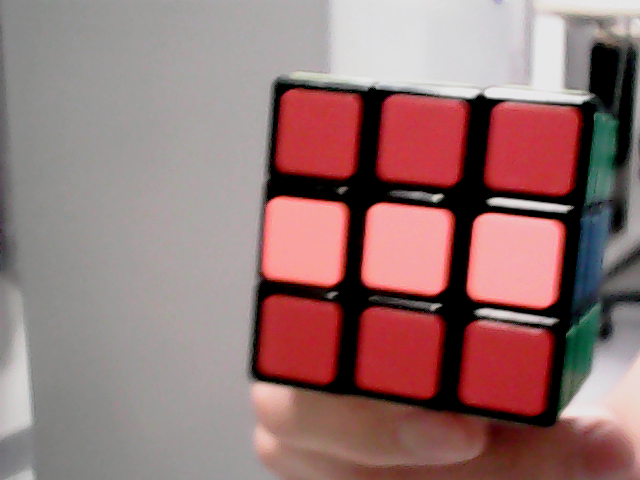
#> input picture Cooperative mechanical grippers/temp_camera/camera_frame_oriB.png, 640 x 480 px, given in place of camera_frame_oriU.png, which was not available
$ python main.py
#> lines starting #> are read from the running program, lines starting #| are printed output that depends on the picture; after the words box and inside, x2 and y2 are one past the last pixel; in counts of white or black regions, pixels touching at a corner belong together; pictures that were not available may be replaced by others from this repository, and a replacement may not be noted
#> further down, imageU is the input picture: shape (480, 640, 3); mean B, G, R 116.6, 117.3, 149.4
### Cooperative mechanical grippers/findColors.py
import cv2
import math
import numpy as np
from utils import *
import time


# 调参，进程膨胀处理
def operate(img):
    # Process a bgr image to binary
    # kernel = np.ones((3,3),np.uint8) this is an alternative way to create kernel
    # 改变图像的颜色空间，该函数形式为：
    # cv2.cvtColor(frame,cv2.COLOR_BGR2RGB);
    # frame为要进行处理的图片;cv2.COLOR_BGR2RGB为要进行的色彩转换方式
    # cv2.COLOR_BGR2GRAY转换为灰度图
    gray = cv2.cvtColor(img, cv2.COLOR_BGR2GRAY)  # Corresponding grayscale image to the input
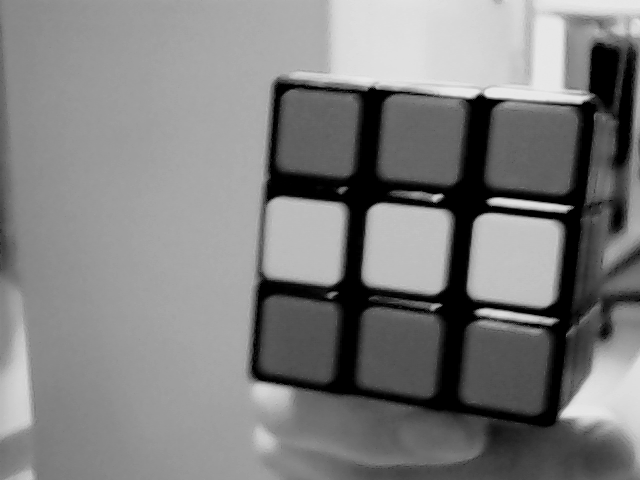
#> gray: shape (480, 640); min 0, max 232, mean 126.9
    # cv2.adaptiveThreshold是一个用于二值化图像的函数，使用自适应阈值来转换图像
    # adaptiveThreshold(src,dst,maxValue,adaptiveMethod,thresholdType,blockSize, C);
    # （输入图像，阈值最大值，自适应阈值算法类型，阈值操作的类型，窗口的大小-只能为奇数，自适应阈值算法得到平均值或加权平均值后再减的常数值）
    # 自适应阈值算法类型：0为ADAPTIVE_THRESH_MEAN_C（均值法获取阈值），1为ADAPTIVE_THRESH_GAUSSIAN_C（高斯窗加权和获取阈值）
    # 1为THRESH_BINARY_INV（反向二值化）
    binary = cv2.adaptiveThreshold(gray, 255, cv2.ADAPTIVE_THRESH_MEAN_C, cv2.THRESH_BINARY_INV, 11, 2)
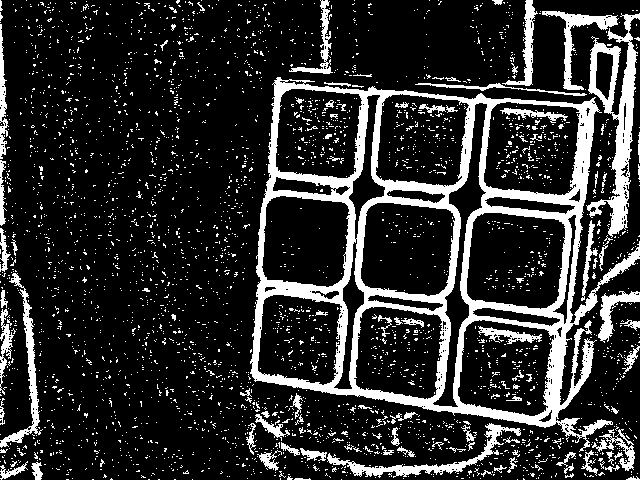
#> binary: shape (480, 640); 17.7% white; 3284 white regions (3179 under 20 px), largest, box (x1, y1, x2, y2) and area: (250, 77, 640, 452) 27704, (586, 13, 640, 238) 3901, (327, 423, 521, 478) 1583
    # cv2.getStructuringElement(shape， size) 构造形态学的核
    # shape：代表形状类型-cv2. MORPH_ELLIPSE：椭圆形结构元素；size：代表形状元素的大小3x3
    kernel = cv2.getStructuringElement(cv2.MORPH_ELLIPSE, (3, 3))
    # cv2.medianBlur（src,k-size）中值滤波函数，k-size为滤波核的大小，为比1大的奇数
    binary_blurred = cv2.medianBlur(binary, 7)
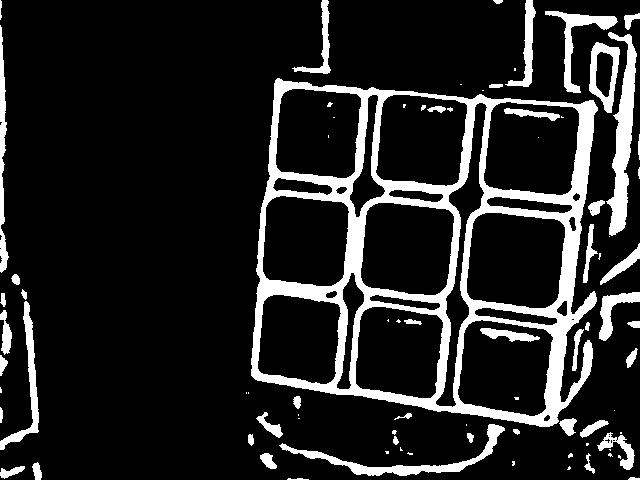
#> binary_blurred: shape (480, 640); 14.3% white; 84 white regions (35 under 20 px), largest, box (x1, y1, x2, y2) and area: (251, 78, 598, 427) 27540, (606, 32, 637, 236) 2716, (279, 424, 505, 476) 1791
    # binary_erosion = cv2.erode(binary_blurred, kernel, iterations=1)
    # binary_blurred = binary_erosion
    # cv2.dilate(img, kernel, iteration)，kernel即膨胀操作的内核，iteration为膨胀次数
    binary_dilated = cv2.dilate(binary_blurred, kernel, iterations=3)  # 将膨胀操作进行很多次
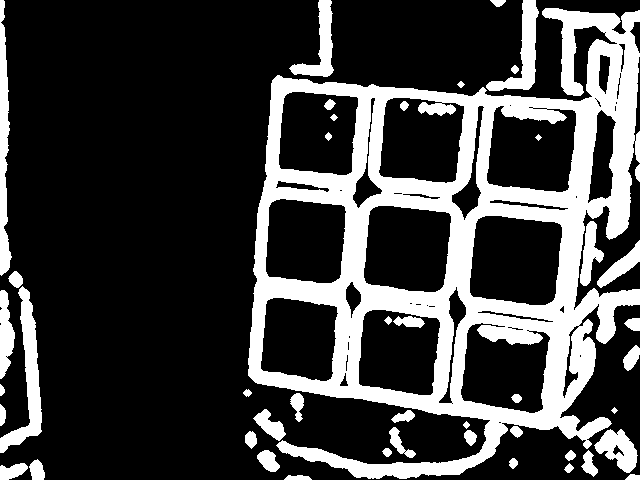
#> binary_dilated: shape (480, 640); 25.2% white; 46 white regions, largest, box (x1, y1, x2, y2) and area: (248, 8, 640, 479) 62058, (0, 286, 42, 453) 2258, (0, 0, 12, 276) 1954
    # [8 lines of commented-out code are left out]
    import time
    cv2.imwrite('temp_camera_colors/{}.jpg'.format(time.time()), binary_dilated)

    binary_inv = 255 - binary_dilated
#> binary_inv: shape (480, 640); 74.8% white; 46 black regions

    return binary_inv


# 调参，进行矩阵筛选
def approx_is_square(approx, SIDE_VS_SIDE_THRESHOLD=0.70, ANGLE_THRESHOLD=30, ROTATE_THRESHOLD=30):
    """
    Rules
    - there must be four corners
    - all four lines must be roughly the same length
    - all four corners must be roughly 90 degrees
    - AB and CD must be horizontal lines
    - AC and BC must be vertical lines
    SIDE_VS_SIDE_THRESHOLD
        If this is 1 then all 4 sides must be the exact same length.  If it is
        less than one that all sides must be within the percentage length of
        the longest side.
        A ---- B
        |      |
        |      |
        C ---- D
    """

    # assert断言，判断语句是否为FALSE，若是，则触发异常
    assert SIDE_VS_SIDE_THRESHOLD >= 0 and SIDE_VS_SIDE_THRESHOLD <= 1, "SIDE_VS_SIDE_THRESHOLD must be between 0 and 1"
    assert ANGLE_THRESHOLD >= 0 and ANGLE_THRESHOLD <= 90, "ANGLE_THRESHOLD must be between 0 and 90"

    # There must be four corners[]
    if len(approx) != 4:
        return False

    # Find the four corners
    (A, B, C, D) = sort_corners(tuple(approx[0][0]),
                                tuple(approx[1][0]),
                                tuple(approx[2][0]),
                                tuple(approx[3][0]))

    # Find the lengths of all four sides
    AB = pixel_distance(A, B)
    AC = pixel_distance(A, C)
    DB = pixel_distance(D, B)
    DC = pixel_distance(D, C)
    distances = (AB, AC, DB, DC)
    max_distance = max(distances)
    cutoff = int(max_distance * SIDE_VS_SIDE_THRESHOLD)
    # print(distances)
    # 除了控制矩形的比例，还可以控制长度
    min_length = 40
    max_length = 200

    # If any side is much smaller than the longest side, return False
    for distance in distances:
        if distance < cutoff:
            return False
        elif distance > max_length or distance < min_length:
            return False

    return True


def sort_corners(corner1, corner2, corner3, corner4):
    """
    Sort the corners such that
    - A is top left
    - B is top right
    - C is bottom left
    - D is bottom right
    Return an (A, B, C, D) tuple
    """
    results = []
    corners = (corner1, corner2, corner3, corner4)

    min_x = None
    max_x = None
    min_y = None
    max_y = None

    for (x, y) in corners:
        if min_x is None or x < min_x:
            min_x = x

        if max_x is None or x > max_x:
            max_x = x

        if min_y is None or y < min_y:
            min_y = y

        if max_y is None or y > max_y:
            max_y = y

    # top left
    top_left = None
    top_left_distance = None
    for (x, y) in corners:
        # 像素距离
        distance = pixel_distance((min_x, min_y), (x, y))
        if top_left_distance is None or distance < top_left_distance:
            top_left = (x, y)
            top_left_distance = distance

    results.append(top_left)

    # top right
    top_right = None
    top_right_distance = None

    for (x, y) in corners:
        if (x, y) in results:
            continue

        distance = pixel_distance((max_x, min_y), (x, y))
        if top_right_distance is None or distance < top_right_distance:
            top_right = (x, y)
            top_right_distance = distance
    results.append(top_right)

    # bottom left
    bottom_left = None
    bottom_left_distance = None

    for (x, y) in corners:
        if (x, y) in results:
            continue

        distance = pixel_distance((min_x, max_y), (x, y))

        if bottom_left_distance is None or distance < bottom_left_distance:
            bottom_left = (x, y)
            bottom_left_distance = distance
    results.append(bottom_left)

    # bottom right
    bottom_right = None
    bottom_right_distance = None

    for (x, y) in corners:
        if (x, y) in results:
            continue

        distance = pixel_distance((max_x, max_y), (x, y))

        if bottom_right_distance is None or distance < bottom_right_distance:
            bottom_right = (x, y)
            bottom_right_distance = distance
    results.append(bottom_right)

    return results


def pixel_distance(A, B):
    """
    Pythagrian therom to find the distance between two pixels
    """
    (col_A, row_A) = A
    (col_B, row_B) = B

    return (math.sqrt(math.pow(col_B - col_A, 2) + math.pow(row_B - row_A, 2)) + 0)


def sort_x(n,k,siu):
    """
    sort z first
    """
    siuu = []
    for i in range(n):
        for j in range(n):
            if siu[i+k][0][0] <= siu[j+k][0][0]:
                siuu = siu[i+k]
                siu[i+k] = siu[j+k]
                siu[j+k] = siuu
    return siu


def sort_y(n,k,siu):
    """
    then sort y by three
    """
    siuu = []
    for i in range(n):
        for j in range(n):
            if siu[i+k][0][1] <= siu[j+k][0][1]:
                siuu = siu[i+k]
                siu[i+k] = siu[j+k]
                siu[j+k] = siuu
    return siu


def sort_cube(siu, n):
    """
    sort cube base on (z,y)
    """
    if n == 9:
        siu = sort_y(n, 0, siu)
        siu = sort_x(3, 0, siu)
        siu = sort_x(3, 3, siu)
        siu = sort_x(3, 6, siu)
    else:
        siu = siu

    return siu


def findColors(image):
    # 将 3 通道 BGR 彩色图像分离为 B、G、R 单通道图像
    # b, g, r = cv2.split(image)
    img = image.copy()
    recnum = 0
    # row*col二维列表创建 list[[0,0]...9[0,0]]
    cords = [[0 for col in range(2)] for row in range(9)]
    # 得到处理后的图像（灰度、二值化、滤波、膨胀）
    dilation = operate(image)
    # contours,hierarchy = cv2.findContours(contour,TREE,SIMPLE)轮廓提取
    # （带有轮廓信息的图像；输出轮廓中只有外侧轮廓信息；压缩水平方向、垂直方向、对角线方向的元素，只保留该方向的终点坐标）
    # contours：list结构，列表中每个元素代表一个边沿信息；每个元素是(z,1,2)的三维向量，x表示该条边沿里共有多少个像素点，第三维的那个“2”表示每个点的横、纵坐标
    contours, hierarchy = cv2.findContours(dilation, cv2.RETR_EXTERNAL, cv2.CHAIN_APPROX_SIMPLE)
#> contours = 45 contours, 21 with area under 20; largest, box (x1, y1, x2, y2) and area: (0, 0, 640, 480) 169413, (470, 216, 562, 305) 6910, (364, 206, 451, 292) 6306, (379, 98, 464, 183) 5962, (266, 199, 346, 283) 5730
    approves = []
    for cnt in contours:
        # 猜测魔方的圆角会影响cv2.approxPolyDP
        # cv2.approxPolyDP(curve,epsilon,closed)轮廓线多边形逼近
        # curve：轮廓点的集合；epsilon：指定近似精度的参数，原始曲线和它的近似之间最大距离；closed：如果为true，则闭合近似曲线，否则，不闭合
        approx = cv2.approxPolyDP(cnt, 0.1 * cv2.arcLength(cnt, True), True)

        # ravel数组降维
        x = approx.ravel()[0]
        y = approx.ravel()[1]
        # if (len(approx) == 4 and 0 < z < 1000 and 0 < y < 1000):
        # 在这里限定了魔方的位置
        if len(approx) == 4 and 0 < x < 1000 and 0 < y < 1000:
            # 形状为矩形
            if approx_is_square(approx):
                # 计算
                # Approx has 4 (z,y) coordinates, where the first is the top left,and
                # the third is the bottom right. Findind the mid point of these two coordinates
                # will give me the center of the rectangle
                approves.append(approx)
                recnum = recnum + 1
                x1 = approx[0, 0, 0]
                y1 = approx[0, 0, 1]
                x2 = approx[(approx.shape[0] - 2), 0, 0]  # X coordinate of the bottom right corner
                y2 = approx[(approx.shape[0] - 2), 0, 1]

                xavg = int((x1 + x2) / 2)
                yavg = int((y1 + y2) / 2)

                if (recnum > 9):
                    break
                cords = list(cords)
                cords[recnum - 1] = [xavg, yavg]
#> this loop made 45 passes
#> (x, y, AB in approx_is_square) on passes 8, 11, 18, 21, 22, 24, 32: (472, 325, 77.93), (367, 312, 71.45), (268, 300, 68.36), (478, 219, 82.22), (373, 208, 76.24), (272, 202, 72.17), (496, 108, 78.06)
#> (approx, x, y) on passes 1 to 6: ([[499, 422], [500, 422]], 499, 422), ([[345, 373], [340, 385], [347, 385]], 345, 373), ([[580, 355], [580, 356]], 580, 355), ([[347, 355], [346, 370]], 347, 355), ([[348, 342], [348, 349]], 348, 342), ([[349, 336], [349, 337]], 349, 336)
    index = 0
    siu = []

    if len(approves) != 0:
        if len(cords) != 0:
            if len(approves) == len(cords):
            # 合并中心点和轮廓线
                for approx in approves:
                    siu.append([cords[index], approx])
                    index = index + 1
#> this loop made 9 passes
#> approx on passes 1 to 9: [[472, 325], [463, 399], [541, 409], [549, 337]], [[367, 312], [359, 383], [430, 394], [438, 320]], [[268, 300], [261, 368], [330, 378], [336, 307]], [[478, 219], [471, 294], [551, 301], [560, 225]], [[373, 208], [366, 282], [439, 289], [449, 214]], [[272, 202], [268, 275], [338, 278], [344, 207]], [[496, 108], [488, 182], [567, 189], [574, 111]], [[388, 100], [380, 174], [454, 180], [463, 106]], [[287, 94], [280, 167], [350, 172], [357, 98]]
    n = index

    # 色块排序
    siu = sort_cube(siu, n)
    # print(siu)

    cords = []
    approves = []
    for siuu in siu:
        cords.append(siuu[0])
        approves.append(siuu[1])
        index = index + 1
#> this loop made 9 passes
#> siuu on pass 1: [[318, 133], [[287, 94], [280, 167], [350, 172], [357, 98]]]

    # 得到九个中心点坐标cords，计算face_colors
    rec_size = 25
    face_colors = np.empty((9, 3))
    target = 0
    num = 0
    for i, cord in enumerate(cords):
        target = image[cord[1] - rec_size:cord[1] + rec_size, cord[0] - rec_size:cord[0] + rec_size]
        # 注意这里xy反过来，因为image形状是高*宽
        # print(z-rec_size,z+rec_size,y-rec_size,y+rec_size)
        print('色块{}：中心点{} {}'.format(i+1, cord[0], cord[1]))
        # cv2.imshow('frame_show_{}'.format(i), target)
        # 处理色块：求框选区域的均值
        b = np.mean(target[:, :, 0])
        g = np.mean(target[:, :, 1])
        r = np.mean(target[:, :, 2])
        target = [b, g, r]

        # target = np.squeeze(np.mean(np.mean(target, axis=0), axis=1))
        face_colors[i, :] = target  # 第 i 个色块
        num = i+1
#> this loop made 9 passes
#> cord on passes 1 to 9: [318, 133], [421, 140], [531, 148], [305, 240], [406, 248], [514, 260], [299, 339], [398, 353], [506, 367]
#| 色块1：中心点318 133
#| 色块2：中心点421 140
#| 色块3：中心点531 148
#| 色块4：中心点305 240
#| 色块5：中心点406 248
#| 色块6：中心点514 260
#| 色块7：中心点299 339
#| 色块8：中心点398 353
#> (further printed lines are left out)
#> pass 1, in findColors, `target = image[cord[1] - rec_size:cord[1] + rec_size, cord[0] - rec_si..`:
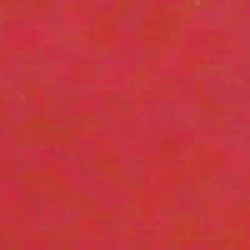
#> target: shape (50, 50, 3) (shown 5 times larger); mean B, G, R 61, 54.6, 196.2


    index = 0
    for approx in approves:
        # 可视化调试
        cv2.circle(img, cords[index], 15, (255, 255, 255), 5)
        # cv2.putText(image,str(b[yavg,xavg])+str(g[yavg,xavg])+str(r[yavg,xavg]),(100,recnum*20), cv2.FONT_HERSHEY_SIMPLEX, 0.5, (0,0,255))
        cv2.drawContours(img, [approx], 0, (0, 0, 255), 2)
        cv2.putText(img, str(index + 1), cords[index], cv2.FONT_HERSHEY_SIMPLEX, 1, (0, 0, 0))
        index = index + 1
#> this loop made 9 passes
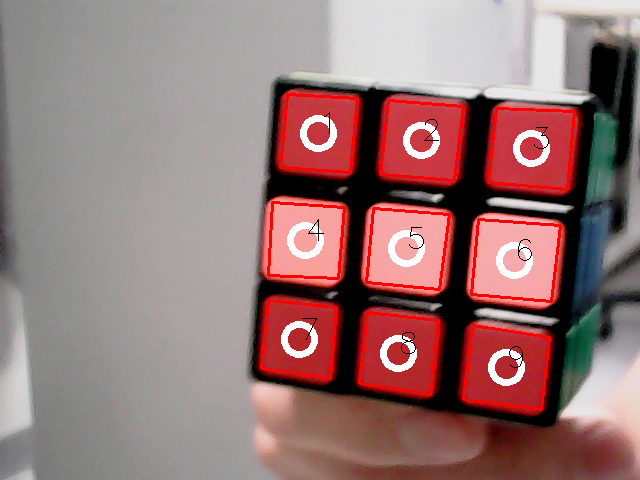
#> img: shape (480, 640, 3); mean B, G, R 117.4, 118.2, 151.3
    cv2.imwrite('temp_camera_colors/{}.jpg'.format(time.time()), img)
    return num,face_colors  # 得到(9,3)


# [38 lines left out: function findColors2, not called in this run]

    # 根据中心色块拟合的矩形，预测整个魔方面的形状


# [9 lines that do not run on import are left out]
    # findColors2(image, center_restrain)

### Cooperative mechanical grippers/main.py
# from nltk.cluster.kmeans import KMeansClusterer
# import nltk.cluster.util
import numpy as np
import cv2
from utils import *
from solveCube import *
from solve import *
import matplotlib.pyplot as plt
from cameraProcess import *
from k_means import *


# U R F D L B
# 调试用的预设值
# #控制Python中小数的显示精度；suppress：小数是否需要以科学计数法的形式输出
np.set_printoptions(suppress=True)

# 摄像头编号
# 3 1 4 2
F_index = 1
B_index = 1
L_index = 1
U_index = 1

# # 存放六个面共54个色块的rbg像素值
all_colors = np.empty((54,3))
# [29 lines of commented-out code are left out]

imageU = cv2.imread('temp_camera/camera_frame_oriU.png')
#> (the run stopped early here; a loop or call above may not have finished)
